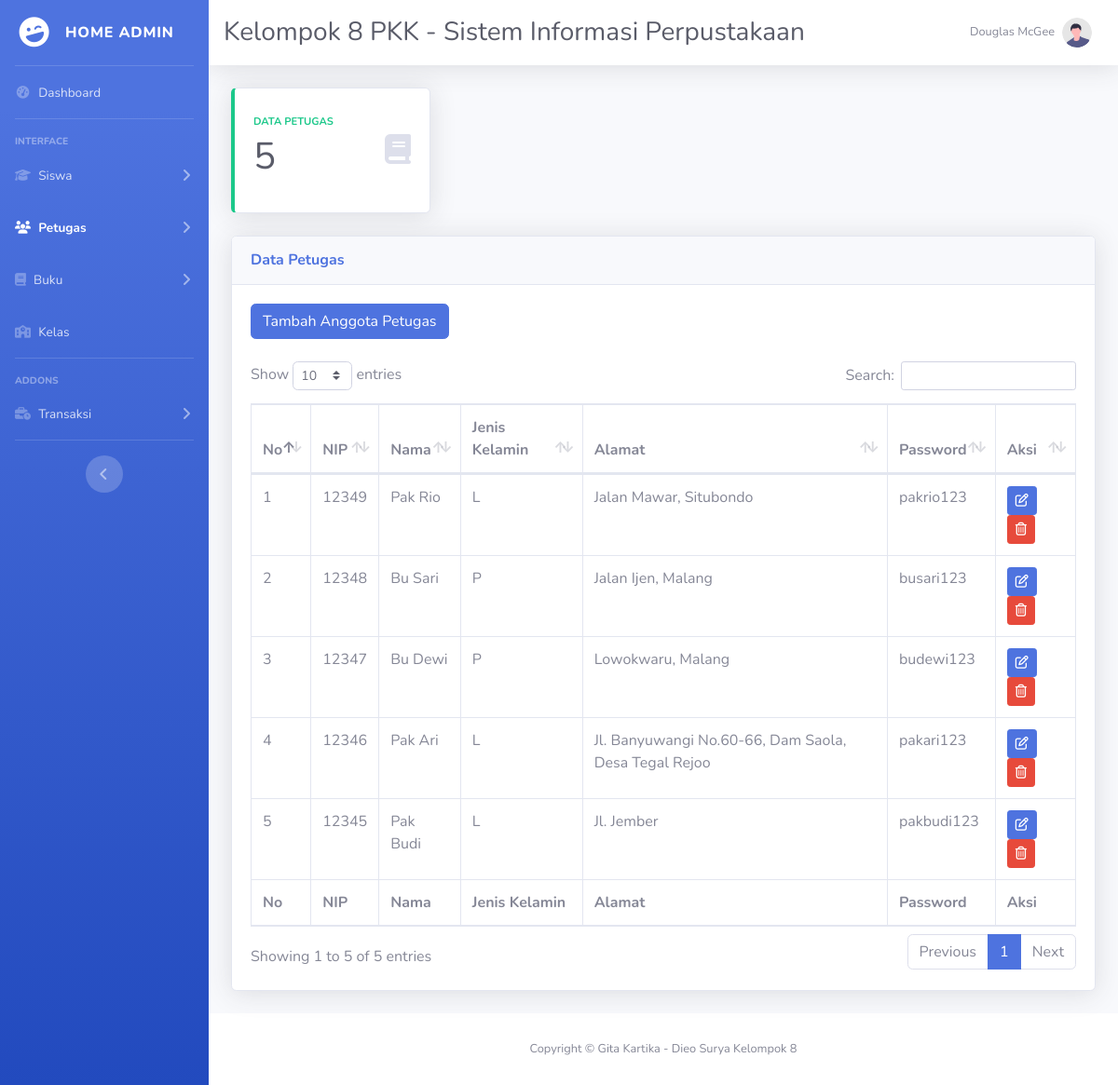
The page /admin/datapetugas.php (signed in) on the database its author committed.
### tables this page shows
CREATE TABLE `petugas` (
  `nip` int(11) NOT NULL,
  `nama` varchar(50) NOT NULL,
  `jenis_kelamin` enum('L','P','','') NOT NULL,
  `alamat` varchar(255) NOT NULL,
  `password` varchar(50) NOT NULL
);

### function/function.php (called while the page is built, shortened)
<?php
include 'config.php';
function read($table, $orderby)
{
    global $db;
    $query = "SELECT * FROM $table ORDER BY $orderby DESC ";
    $cek = mysqli_query($db, $query);
    return $cek;
}

### admin/datapetugas.php (the view, shortened to what this page needs)
<?php
include '../function/config.php';
include '../function/function.php';
?>
<!DOCTYPE html>
<html lang="en">
<head>
    <link href="vendor/fontawesome-free/css/all.min.css" rel="stylesheet" type="text/css" />
    <link href="../css/sb-admin-2.min.css" rel="stylesheet">
    <link href="../vendor/datatables/dataTables.bootstrap4.min.css" rel="stylesheet">
</head>
<body id="page-top">
    <div id="wrapper">
        <?php include("sidebar.php") ?>
        <div id="content-wrapper" class="d-flex flex-column">
            <?php include("topbar.php") ?>
            <div id="content">
                <div class="container-fluid">
                    <div class="row">
                        <div class="col-xl-3 col-md-6 mb-4">
                            <div class="card border-left-success shadow h-100 py-2">
                                <div class="card-body">
                                    <div class="row no-gutters align-items-center">
                                        <div class="col mr-2">
                                            <div class="text-xs font-weight-bold text-success text-uppercase mb-1">
                                                Data Petugas
                                            </div>
                                            <div class="h5 mb-0 font-weight-bold text-gray-800">
                                                <?php
                                                $query = read('petugas', 'nip');
                                                $row = mysqli_num_rows($query);
                                                echo "<h1> " . $row . "</h1>";
                                                ?>
                                            </div>
                                        </div>
                                        <div class="col-auto">
                                            <i class="fa-solid fa-book fa-2x text-gray-300"></i>
                                        </div>
                                    </div>
                                </div>
                            </div>
                        </div>
                    </div>
                    <div class="card shadow mb-4">
                        <div class="card-header py-3">
                            <h6 class="m-0 font-weight-bold text-primary">Data Petugas</h6>
                        </div>
                        <div class="card-body">
                            <div class="table-responsive">
                                <a href="add_petugas.php" class="btn btn-primary">
                                    Tambah Anggota Petugas
                                </a> <br><br>
                                <table class="table table-bordered" id="dataTable" width="100%" cellspacing="0">
                                    <thead>
                                        <tr>
                                            <th>No</th>
                                            <th>NIP</th>
                                            <th>Nama</th>
                                            <th>Jenis Kelamin</th>
                                            <th>Alamat</th>
                                            <th>Password</th>
                                            <th>Aksi</th>
                                        </tr>
                                    </thead>
                                    <tfoot>
                                        <tr>
                                            <th>No</th>
                                            <th>NIP</th>
                                            <th>Nama</th>
                                            <th>Jenis Kelamin</th>
                                            <th>Alamat</th>
                                            <th>Password</th>
                                            <th>Aksi</th>
                                        </tr>
                                    </tfoot>
                                    <tbody>
                                        <?php
                                        $ambil = read('petugas', 'nip');
                                        $no = 1;
                                        while ($data = mysqli_fetch_assoc($ambil)) {
                                        ?>
                                            <tr>
                                                <td><?= $no;
                                                    $no++ ?></td>
                                                <td><?= $data['nip'] ?></td>
                                                <td><?= $data['nama'] ?></td>
                                                <td><?= $data['jenis_kelamin'] ?></td>
                                                <td><?= $data['alamat'] ?></td>
                                                <td><?= $data['password'] ?></td>
                                                <td colspan="2">
                                                    <a href='edit_petugas.php?nip=<?php echo htmlspecialchars($data['nip']); ?>' class="fa-solid fa-pen-to-square fa-xs btn btn-sm btn-primary" role="button"></a>
                                                    <a href='datapetugas.php?nip=<?php echo htmlspecialchars($data['nip']); ?>' class="fa-solid fa-trash-can btn btn-sm btn-danger" role="button" onclick="return confirm('Are you sure want to delete this?')"></a>
                                                </td>
                                            </tr>
                                        <?php
                                        }
                                        ?>
                                    </tbody>
                                </table>
                            </div>
                        </div>
                    </div>
                </div>
            </div>
            <?php include("footer.php") ?>
        </div>
    </div>
</body>
</html>

### rows shown on the page
petugas: nip "12349", nama "Pak Rio", jenis_kelamin "L", alamat "Jalan Mawar, Situbondo", password "pakrio123"
petugas: nip "12348", nama "Bu Sari", jenis_kelamin "P", alamat "Jalan Ijen, Malang", password "busari123"
petugas: nip "12347", nama "Bu Dewi", jenis_kelamin "P", alamat "Lowokwaru, Malang", password "budewi123"
petugas: nip "12346", nama "Pak Ari", jenis_kelamin "L", alamat "Jl. Banyuwangi No.60-66, Dam Saola, Desa Tegal Rejoo", password "pakari123"
petugas: nip "12345", nama "Pak Budi", jenis_kelamin "L", alamat "Jl. Jember", password "pakbudi123"

### other values the page prints
$row "5"
